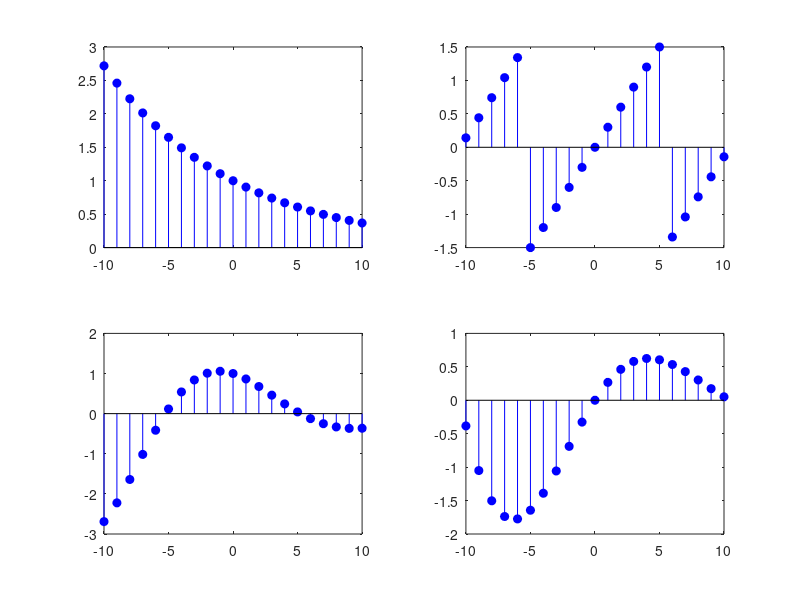

Reproduce this figure in MATLAB.
%
%%Declaración
n = [-10:10];
x = exp((-0.1+0.3i).*n); 
xreal = real(x); %Parte Real
xim = imag(x); %Parte Imaginaria
xfase = atan(xim./xreal); %Fase
xmag = abs(x); %Valor absoluto

%%
%Graficos
figure
subplot(2,2,1)
stem(n,xmag,'b','filled') %Magnitud

subplot(2,2,2)
stem(n,xfase, 'b','filled')%Fase

subplot(2,2,3)
stem(n,xreal, 'b','filled') %Real

subplot(2,2,4)
stem(n,xim, 'b', 'filled') 


